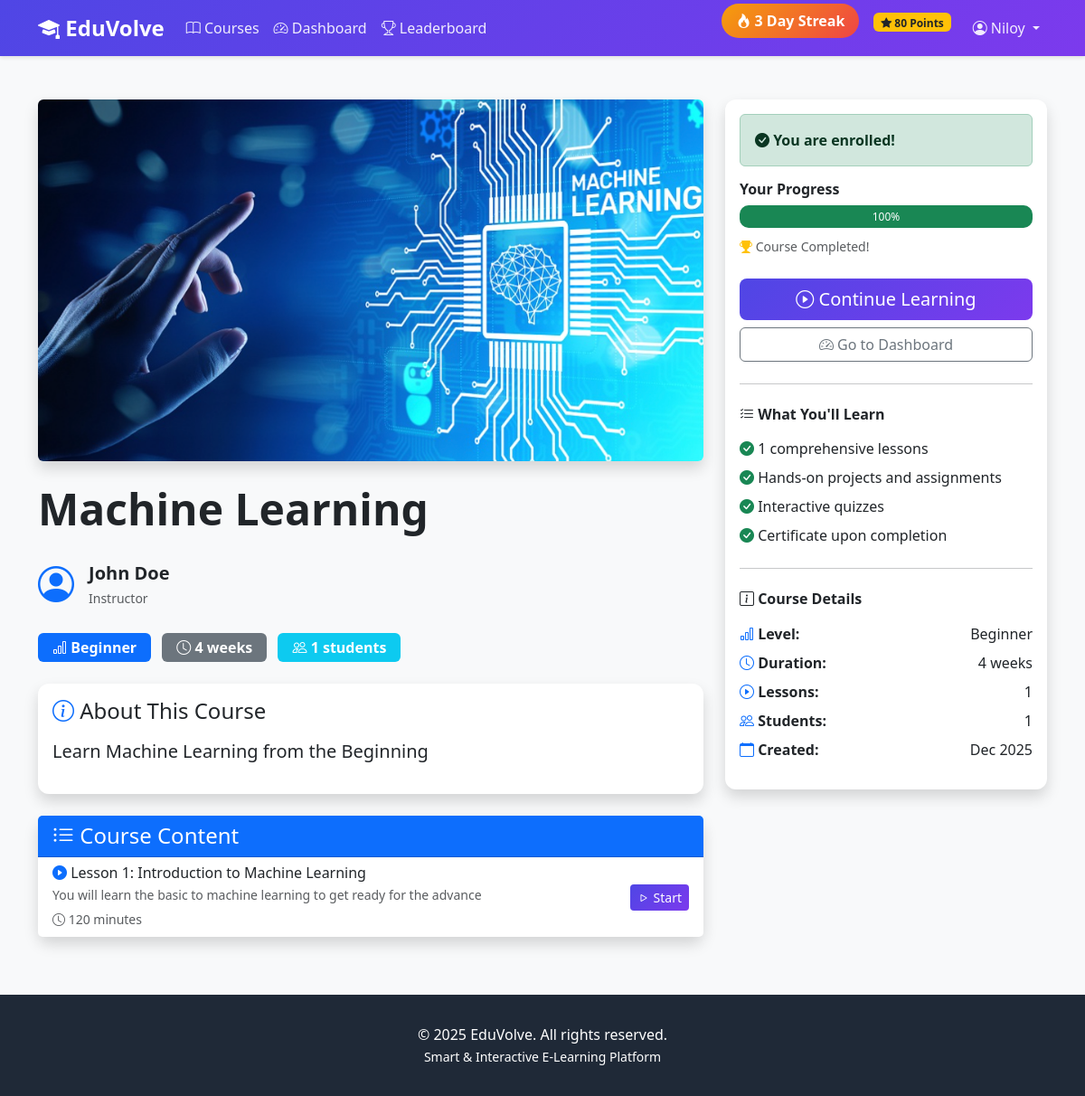
/courses/course/2/ (signed in), run on an earlier commit of the app's database.
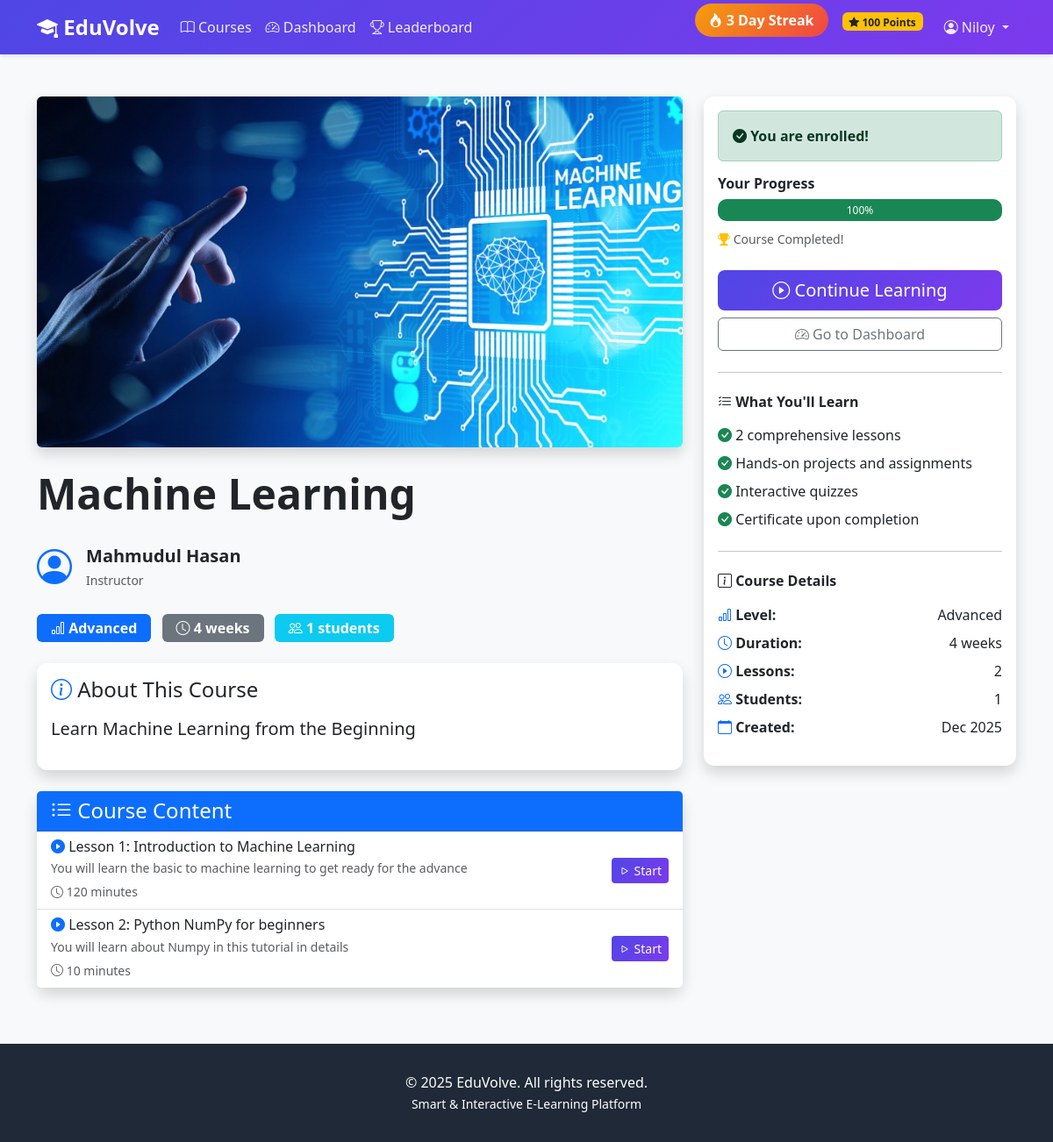
And on a later commit of the database.
### accounts/models.py (models this page shows, shortened)
class User(AbstractUser):
    class Role(models.TextChoices):
        ADMIN = 'ADMIN', 'Admin'
        INSTRUCTOR = 'INSTRUCTOR', 'Instructor'
        STUDENT = 'STUDENT', 'Student'
    role = models.CharField(
        max_length=20,
        choices=Role.choices,
        default=Role.STUDENT
    )
    bio = models.TextField(blank=True, null=True)
    profile_picture = models.ImageField(
        upload_to='profiles/',
        blank=True,
        null=True
    )
    phone = models.CharField(max_length=15, blank=True, null=True)
    date_of_birth = models.DateField(blank=True, null=True)
    total_points = models.IntegerField(default=0, validators=[MinValueValidator(0)])
    current_streak = models.IntegerField(default=0, validators=[MinValueValidator(0)])
    longest_streak = models.IntegerField(default=0, validators=[MinValueValidator(0)])
    last_activity_date = models.DateField(blank=True, null=True)
    created_at = models.DateTimeField(auto_now_add=True)
    updated_at = models.DateTimeField(auto_now=True)
    class Meta:
        ordering = ['-date_joined']
    def is_student(self):
        return self.role == self.Role.STUDENT

### courses/models.py (models this page shows, shortened)
class Course(models.Model):
    class Level(models.TextChoices):
        BEGINNER = 'BEGINNER', 'Beginner'
        INTERMEDIATE = 'INTERMEDIATE', 'Intermediate'
        ADVANCED = 'ADVANCED', 'Advanced'
    title = models.CharField(max_length=200)
    description = models.TextField()
    instructor = models.ForeignKey(
        User,
        on_delete=models.CASCADE,
        related_name='courses_taught',
        limit_choices_to={'role': 'INSTRUCTOR'}
    )
    thumbnail = models.ImageField(upload_to='course_thumbnails/', blank=True, null=True)
    level = models.CharField(max_length=20, choices=Level.choices, default=Level.BEGINNER)
    duration_weeks = models.IntegerField(default=4, validators=[MinValueValidator(1)])
    is_published = models.BooleanField(default=False)
    created_at = models.DateTimeField(auto_now_add=True)
    updated_at = models.DateTimeField(auto_now=True)
    class Meta:
        ordering = ['-created_at']
    def get_total_lessons(self):
        return self.lessons.count()
    def get_enrolled_count(self):
        return self.enrollments.filter(is_active=True).count()

class Lesson(models.Model):
    course = models.ForeignKey(Course, on_delete=models.CASCADE, related_name='lessons')
    title = models.CharField(max_length=200)
    description = models.TextField()
    order = models.IntegerField(default=1)
    video_url = models.URLField(help_text="YouTube video URL")
    duration_minutes = models.IntegerField(default=10, validators=[MinValueValidator(1)])
    content = models.TextField(blank=True, help_text="Additional lesson text content")
    attachments = models.FileField(upload_to='lesson_attachments/', blank=True, null=True)
    is_published = models.BooleanField(default=False)
    created_at = models.DateTimeField(auto_now_add=True)
    updated_at = models.DateTimeField(auto_now=True)
    class Meta:
        ordering = ['course', 'order']
        unique_together = ['course', 'order']

### courses/views.py (the view)
# urls.py: path('course/<int:pk>/', views.course_detail, name='course_detail'),
@login_required
def course_detail(request, pk):
    course = get_object_or_404(Course, pk=pk, is_published=True)
    lessons = course.lessons.filter(is_published=True)
    is_enrolled = False
    enrollment = None
    if request.user.is_student():
        enrollment = Enrollment.objects.filter(
            student=request.user,
            course=course,
            is_active=True
        ).first()
        is_enrolled = enrollment is not None
    context = {
        'course': course,
        'lessons': lessons,
        'is_enrolled': is_enrolled,
        'enrollment': enrollment,
    }
    return render(request, 'courses/course_detail.html', context)

### templates/courses/course_detail.html (shortened to what the changed rows need)
{% extends 'base.html' %}
{% block content %}
<div class="container my-5">
    <div class="row">
        <div class="col-lg-8">
            {% if course.thumbnail %}
            <img src="{{ course.thumbnail.url }}" class="img-fluid rounded shadow mb-4" alt="{{ course.title }}" style="width: 100%; max-height: 400px; object-fit: cover;">
            {% else %}
            <div class="bg-gradient text-white p-5 rounded shadow mb-4 d-flex align-items-center justify-content-center" style="background: linear-gradient(135deg, #4f46e5, #7c3aed); min-height: 300px;">
                <i class="bi bi-book display-1"></i>
            </div>
            {% endif %}
            <h1 class="display-5 fw-bold mb-4">{{ course.title }}</h1>
            <div class="d-flex align-items-center mb-4">
                {% if course.instructor.profile_picture %}
                <img src="{{ course.instructor.profile_picture.url }}" class="rounded-circle me-3" width="60" height="60" style="object-fit: cover;">
                {% else %}
                <i class="bi bi-person-circle fs-1 me-3 text-primary"></i>
                {% endif %}
                <div>
                    <div class="fw-bold fs-5">{{ course.instructor.get_full_name|default:course.instructor.username }}</div>
                    <small class="text-muted">Instructor</small>
                </div>
            </div>
            <div class="mb-4">
                <span class="badge bg-primary me-2 fs-6 py-2 px-3">
                    <i class="bi bi-bar-chart"></i> {{ course.get_level_display }}
                </span>
                <span class="badge bg-secondary me-2 fs-6 py-2 px-3">
                    <i class="bi bi-clock"></i> {{ course.duration_weeks }} weeks
                </span>
                <span class="badge bg-info fs-6 py-2 px-3">
                    <i class="bi bi-people"></i> {{ course.get_enrolled_count }} students
                </span>
            </div>
            <div class="card shadow mb-4">
                <div class="card-body">
                    <h4 class="mb-3">
                        <i class="bi bi-info-circle text-primary"></i> About This Course
                    </h4>
                    <p class="lead">{{ course.description }}</p>
                </div>
            </div>
            <div class="card shadow">
                <div class="card-header bg-primary text-white">
                </div>
                <div class="list-group list-group-flush">
                    {% for lesson in lessons %}
                    <div class="list-group-item">
                        <div class="d-flex justify-content-between align-items-center">
                            <div class="flex-grow-1">
                                <h6 class="mb-1">
                                    <i class="bi bi-play-circle-fill text-primary"></i>
                                    Lesson {{ lesson.order }}: {{ lesson.title }}
                                </h6>
                                <p class="mb-1 text-muted small">{{ lesson.description|truncatewords:20 }}</p>
                                <small class="text-muted">
                                    <i class="bi bi-clock"></i> {{ lesson.duration_minutes }} minutes
                                </small>
                            </div>
                            <div class="ms-3">
                                {% if is_enrolled %}
                                <a href="{% url 'courses:lesson_view' lesson.id %}" class="btn btn-sm btn-primary">
                                    <i class="bi bi-play"></i> Start
                                </a>
                                {% else %}
                                <i class="bi bi-lock-fill text-muted fs-4"></i>
                                {% endif %}
                            </div>
                        </div>
                    </div>
                    {% empty %}
                    <div class="list-group-item text-center text-muted py-4">
                        <i class="bi bi-inbox display-4"></i>
                        <p class="mt-2 mb-0">No lessons available yet</p>
                    </div>
                    {% endfor %}
                </div>
            </div>
        </div>
        <div class="col-lg-4">
            <div class="card shadow sticky-top" style="top: 20px;">
                <div class="card-body">
                    <ul class="list-unstyled">
                        <li class="mb-2">
                            <i class="bi bi-check-circle-fill text-success"></i>
                            {{ course.get_total_lessons }} comprehensive lessons
                        </li>
                        <li class="mb-2">
                            <i class="bi bi-check-circle-fill text-success"></i>
                            Hands-on projects and assignments
                        </li>
                        <li class="mb-2">
                            <i class="bi bi-check-circle-fill text-success"></i>
                            Interactive quizzes
                        </li>
                        <li class="mb-2">
                            <i class="bi bi-check-circle-fill text-success"></i>
                            Certificate upon completion
                        </li>
                    </ul>
                    <ul class="list-unstyled">
                        <li class="mb-2 d-flex justify-content-between">
                            <span>
                                <i class="bi bi-bar-chart text-primary"></i>
                                <strong>Level:</strong>
                            </span>
                            <span>{{ course.get_level_display }}</span>
                        </li>
                        <li class="mb-2 d-flex justify-content-between">
                            <span>
                                <i class="bi bi-clock text-primary"></i>
                                <strong>Duration:</strong>
                            </span>
                            <span>{{ course.duration_weeks }} weeks</span>
                        </li>
                        <li class="mb-2 d-flex justify-content-between">
                            <span>
                                <i class="bi bi-play-circle text-primary"></i>
                                <strong>Lessons:</strong>
                            </span>
                            <span>{{ course.get_total_lessons }}</span>
                        </li>
                        <li class="mb-2 d-flex justify-content-between">
                            <span>
                                <i class="bi bi-people text-primary"></i>
                                <strong>Students:</strong>
                            </span>
                            <span>{{ course.get_enrolled_count }}</span>
                        </li>
                        <li class="mb-0 d-flex justify-content-between">
                            <span>
                                <i class="bi bi-calendar text-primary"></i>
                                <strong>Created:</strong>
                            </span>
                            <span>{{ course.created_at|date:"M Y" }}</span>
                        </li>
                    </ul>
                </div>
            </div>
        </div>
    </div>
</div>
{% endblock %}

### templates/base.html (shortened to what this page needs)
<!DOCTYPE html>
<html lang="en">
<head>
    <link href="https://cdn.jsdelivr.net/npm/bootstrap@5.3.0/dist/css/bootstrap.min.css" rel="stylesheet">
    <link rel="stylesheet" href="https://cdn.jsdelivr.net/npm/bootstrap-icons@1.10.0/font/bootstrap-icons.css">
</head>
<body>
    <nav class="navbar navbar-expand-lg navbar-dark">
        <div class="container">
            <a class="navbar-brand" href="{% url 'home' %}">
                <i class="bi bi-mortarboard-fill"></i> EduVolve
            </a>
            <div class="collapse navbar-collapse" id="navbarNav">
                <ul class="navbar-nav me-auto">
                    <li class="nav-item">
                        <a class="nav-link" href="{% url 'courses:course_list' %}">
                            <i class="bi bi-book"></i> Courses
                        </a>
                    </li>
                    {% if user.is_authenticated %}
                        <li class="nav-item">
                            <a class="nav-link" href="{% url 'courses:dashboard' %}">
                                <i class="bi bi-speedometer2"></i> Dashboard
                            </a>
                        </li>
                        {% if user.is_student %}
                        <li class="nav-item">
                            <a class="nav-link" href="{% url 'accounts:leaderboard' %}">
                                <i class="bi bi-trophy"></i> Leaderboard
                            </a>
                        </li>
                        {% endif %}
                    {% endif %}
                </ul>
                <ul class="navbar-nav">
                    {% if user.is_authenticated %}
                        {% if user.is_student %}
                        <li class="nav-item me-3">
                            <span class="streak-badge">
                                <i class="bi bi-fire"></i> {{ user.current_streak }} Day Streak
                            </span>
                        </li>
                        <li class="nav-item me-3">
                            <span class="badge bg-warning text-dark">
                                <i class="bi bi-star-fill"></i> {{ user.total_points }} Points
                            </span>
                        </li>
                        {% endif %}
                        <li class="nav-item dropdown">
                            <a class="nav-link dropdown-toggle" href="#" id="navbarDropdown" role="button" data-bs-toggle="dropdown">
                                <i class="bi bi-person-circle"></i> {{ user.username }}
                            </a>
                        </li>
                    {% endif %}
                </ul>
            </div>
        </div>
    </nav>
    <main>
        {% block content %}{% endblock %}
    </main>
    <footer class="footer">
        <div class="container text-center">
            <p class="mb-0">&copy; 2025 EduVolve. All rights reserved.</p>
            <p class="mb-0">
                <small>Smart & Interactive E-Learning Platform</small>
            </p>
        </div>
    </footer>
</body>
</html>

What changed in the data, as far as the page shows it:
changed User "Niloy": total_points "80" → "100"
changed Course "Machine Learning": instructor.get_full_name "John Doe" → "Mahmudul Hasan"; level "Beginner" → "Advanced"; get_total_lessons "1" → "2"
added Lesson: order "2", title "Python NumPy for beginners", description "You will learn about Numpy in this tutorial in details", duration_minutes "10"
